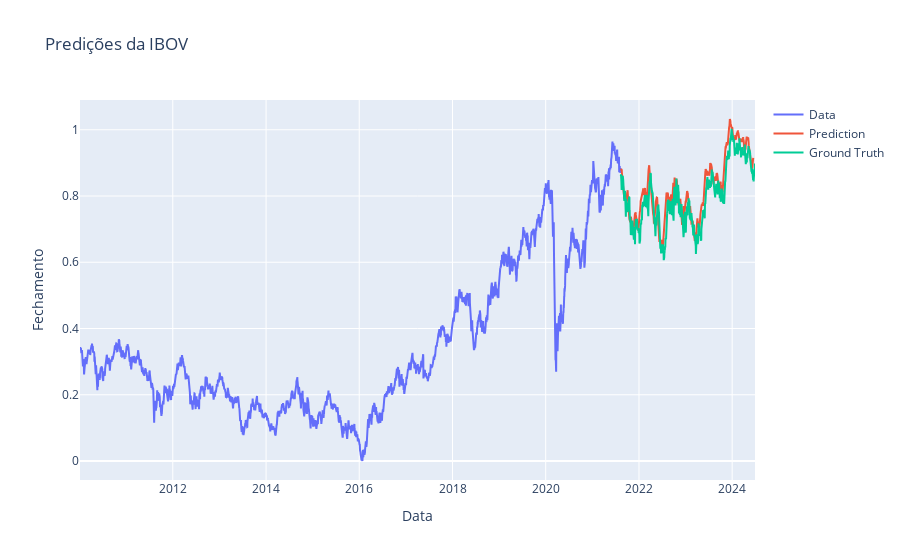

Notebook source saved alongside this figure:
### Code cell
prediction = model.predict(test_generator)

close_train = close_train.reshape((-1))
close_test = close_test.reshape((-1))
prediction = prediction.reshape((-1))

trace1 = go.Scatter(
    x = date_train,
    y = close_train,
    mode = 'lines',
    name = 'Data'
)
trace2 = go.Scatter(
    x = date_test,
    y = prediction,
    mode = 'lines',
    name = 'Prediction'
)
trace3 = go.Scatter(
    x = date_test,
    y = close_test,
    mode='lines',
    name = 'Ground Truth'
)
layout = go.Layout(
    title = "Predições da IBOV",
    xaxis = {'title' : "Data"},
    yaxis = {'title' : "Fechamento"}
)
fig = go.Figure(data=[trace1, trace2, trace3], layout=layout)
fig.show()

### Figure 1 — Plotly figure (JSON) as saved in the notebook; plotly's stock layout.template omitted (floating-point values rounded to 4 significant figures; data arrays with more than 128 entries replaced by an {"elided": "..."} marker saying what was removed)
{"data": [{"mode": "lines", "name": "Data", "type": "scatter", "x": {"elided": "2870 str values"}, "y": {"elided": "2870 float values"}}, {"mode": "lines", "name": "Prediction", "type": "scatter", "x": {"elided": "718 str values"}, "y": {"elided": "708 float values"}}, {"mode": "lines", "name": "Ground Truth", "type": "scatter", "x": {"elided": "718 str values"}, "y": {"elided": "718 float values"}}], "layout": {"title": {"text": "Predições da IBOV"}, "xaxis": {"title": {"text": "Data"}}, "yaxis": {"title": {"text": "Fechamento"}}}}
